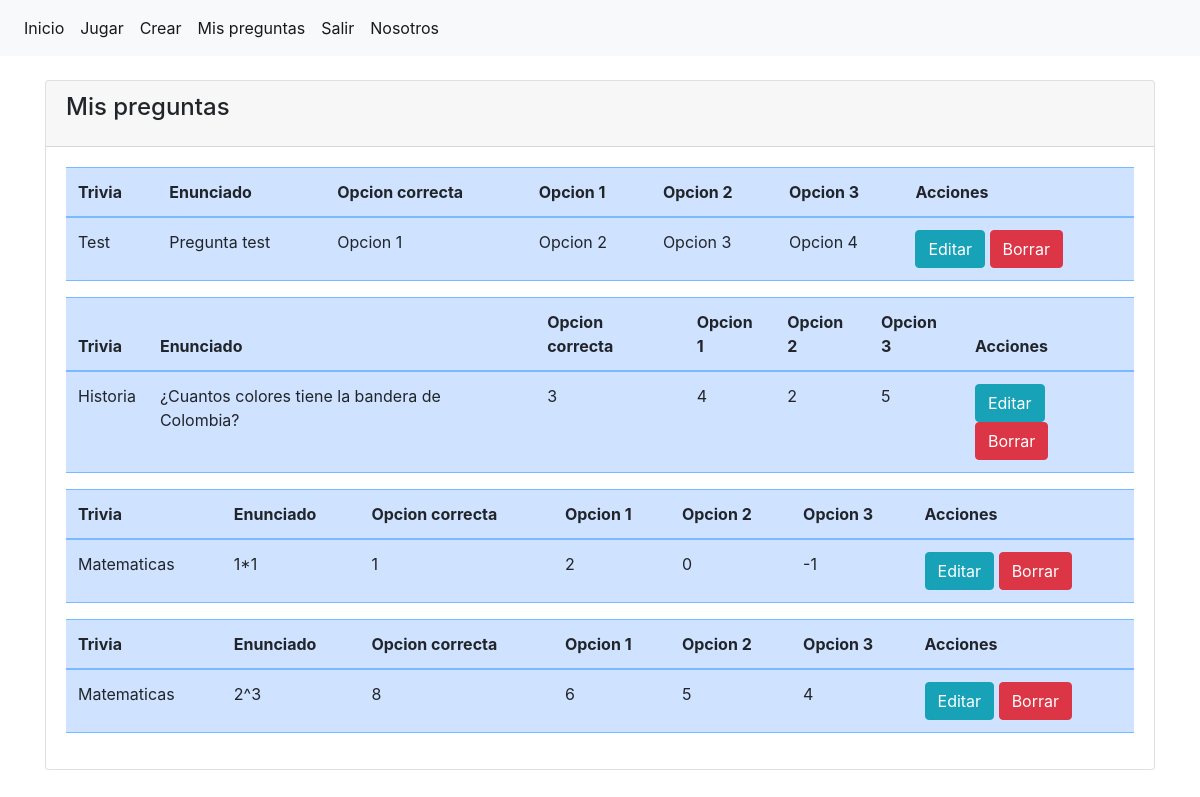
/preguntas (signed in), run on the app's committed database.
### TGApp/models.py (models this page shows, shortened)
class Pregunta(models.Model):
    numero_respuestas_permitidas = 1
    autor = models.ForeignKey(User, on_delete=models.CASCADE, null=True)
    trivia = models.ForeignKey(Trivia, on_delete=models.CASCADE, null=True)
    id = models.AutoField(primary_key=True)
    pregunta = models.TextField(verbose_name='Enunciado de la pregunta', null=True)
    opcionCorrecta = models.CharField(max_length=1000, verbose_name='Opcion correcta de la pregunta', null=True)
    opcion2 = models.CharField(max_length=1000, verbose_name='Opcion falsa de la pregunta', null=True)
    opcion3 = models.CharField(max_length=1000, verbose_name='Opcion falsa de la pregunta', null=True)
    opcion4 = models.CharField(max_length=1000, verbose_name='Opcion falsa de la pregunta', null=True)
    puntaje = models.DecimalField(verbose_name='Puntaje obtenido', default=0, decimal_places=2, max_digits=10)

class Trivia(models.Model):
    autor = models.ForeignKey(User, on_delete=models.CASCADE, null=True)
    id = models.AutoField(primary_key=True)
    nombre = models.CharField(max_length=100)
    Tipo = models.CharField(max_length=100)
    def __str__(self):
        return self.Tipo

### TGApp/views.py (the view)
# urls.py: path('preguntas', views.preguntas, name='preguntas'),
def preguntas(request):
    context = {
        'trivias': Trivia.objects.all().order_by('-id'),
        'preguntas': Pregunta.objects.all().order_by('-id'),
    }
    return render(request, "TGApp/preguntas.html", context)

### TGApp/templates/TGApp/preguntas.html (shortened to what this page needs)
{% extends "base.html" %}
{% block contenido %}
<br>
<div class="card">
    <div class="card-header">
        <h4 class="card-title">Mis preguntas</h4>
    </div>
    <div class="card-body">
        {% for Pregunta in preguntas %}
            {% if Pregunta.autor == user %}
                <div class="table-responsive">
                    <table class="table table-primary">
                        <thead>
                            <tr>
                                <th >Trivia</th>
                                <th scope="col">Enunciado</th>
                                <th scope="col">Opcion correcta</th>
                                <th scope="col">Opcion 1</th>
                                <th scope="col">Opcion 2</th>
                                <th scope="col">Opcion 3</th>
                                <th scope="col">Acciones</th>
                            </tr>
                        </thead>
                        <tbody>
                            <tr class="">
                                <td scope="row">{{ Pregunta.trivia }}</td>
                                <td>{{ Pregunta.pregunta }}</td>
                                <td>{{ Pregunta.opcionCorrecta }}</td>
                                <td>{{ Pregunta.opcion2 }}</td>
                                <td>{{ Pregunta.opcion3 }}</td>
                                <td>{{ Pregunta.opcion4 }}</td>
                                <td> <a name="" id="" class="btn btn-info" href="{% url 'EditarPregunta' Pregunta.id %}" role="button">Editar</a> <a name="" id="" class="btn btn-danger" href="{% url 'EliminarPregunta' Pregunta.id %}" role="button">Borrar</a></td>
                            </tr>
                        </tbody>
                    </table>
                </div>
            {% endif %}
        {% endfor %}
    </div>
</div>
{% endblock %}

### data on the page
Pregunta: trivia "Test", pregunta "Pregunta test", opcionCorrecta "Opcion 1", opcion2 "Opcion 2", opcion3 "Opcion 3", opcion4 "Opcion 4"
Pregunta: trivia "Historia", pregunta "¿Cuantos colores tiene la bandera de Colombia?", opcionCorrecta "3", opcion2 "4", opcion3 "2", opcion4 "5"
Pregunta: trivia "Matematicas", pregunta "1*1", opcionCorrecta "1", opcion2 "2", opcion3 "0", opcion4 "-1"
Pregunta: trivia "Matematicas", pregunta "2^3", opcionCorrecta "8", opcion2 "6", opcion3 "5", opcion4 "4"
